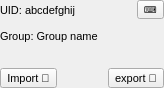
<?xml version="1.0" encoding="UTF-8"?>
<ui version="4.0">
 <class>Form</class>
 <widget class="QWidget" name="Form">
  <property name="geometry">
   <rect>
    <x>0</x>
    <y>0</y>
    <width>164</width>
    <height>88</height>
   </rect>
  </property>
  <property name="sizePolicy">
   <sizepolicy hsizetype="Preferred" vsizetype="Preferred">
    <horstretch>0</horstretch>
    <verstretch>0</verstretch>
   </sizepolicy>
  </property>
  <property name="minimumSize">
   <size>
    <width>0</width>
    <height>0</height>
   </size>
  </property>
  <property name="windowTitle">
   <string>Form</string>
  </property>
  <layout class="QGridLayout" name="gridLayout_3">
   <property name="sizeConstraint">
    <enum>QLayout::SetDefaultConstraint</enum>
   </property>
   <property name="leftMargin">
    <number>0</number>
   </property>
   <property name="topMargin">
    <number>0</number>
   </property>
   <property name="rightMargin">
    <number>0</number>
   </property>
   <property name="bottomMargin">
    <number>0</number>
   </property>
   <property name="horizontalSpacing">
    <number>5</number>
   </property>
   <property name="verticalSpacing">
    <number>15</number>
   </property>
   <item row="0" column="0">
    <layout class="QGridLayout" name="gridLayout">
     <item row="0" column="0">
      <widget class="QLabel" name="project_uid">
       <property name="sizePolicy">
        <sizepolicy hsizetype="Preferred" vsizetype="Preferred">
         <horstretch>0</horstretch>
         <verstretch>0</verstretch>
        </sizepolicy>
       </property>
       <property name="font">
        <font>
         <pointsize>8</pointsize>
        </font>
       </property>
       <property name="text">
        <string>UID: abcdefghij</string>
       </property>
      </widget>
     </item>
     <item row="0" column="1">
      <spacer name="horizontalSpacer">
       <property name="orientation">
        <enum>Qt::Horizontal</enum>
       </property>
       <property name="sizeHint" stdset="0">
        <size>
         <width>78</width>
         <height>20</height>
        </size>
       </property>
      </spacer>
     </item>
     <item row="0" column="2">
      <widget class="QToolButton" name="toolButton">
       <property name="maximumSize">
        <size>
         <width>16777215</width>
         <height>16777215</height>
        </size>
       </property>
       <property name="font">
        <font>
         <pointsize>7</pointsize>
        </font>
       </property>
       <property name="text">
        <string>⌨️</string>
       </property>
       <property name="shortcut">
        <string>K</string>
       </property>
      </widget>
     </item>
     <item row="1" column="0" colspan="2">
      <widget class="QLabel" name="group">
       <property name="font">
        <font>
         <pointsize>8</pointsize>
        </font>
       </property>
       <property name="text">
        <string>Group: Group name</string>
       </property>
      </widget>
     </item>
    </layout>
   </item>
   <item row="1" column="0">
    <layout class="QGridLayout" name="gridLayout_2">
     <property name="verticalSpacing">
      <number>6</number>
     </property>
     <item row="0" column="0">
      <widget class="QToolButton" name="importButton">
       <property name="maximumSize">
        <size>
         <width>16777215</width>
         <height>16777215</height>
        </size>
       </property>
       <property name="font">
        <font>
         <pointsize>8</pointsize>
        </font>
       </property>
       <property name="text">
        <string>Import 🛬</string>
       </property>
       <property name="shortcut">
        <string>Ctrl+I</string>
       </property>
      </widget>
     </item>
     <item row="0" column="1">
      <spacer name="horizontalSpacer_2">
       <property name="orientation">
        <enum>Qt::Horizontal</enum>
       </property>
       <property name="sizeHint" stdset="0">
        <size>
         <width>94</width>
         <height>20</height>
        </size>
       </property>
      </spacer>
     </item>
     <item row="0" column="2">
      <widget class="QToolButton" name="exportButton">
       <property name="maximumSize">
        <size>
         <width>16777215</width>
         <height>16777215</height>
        </size>
       </property>
       <property name="font">
        <font>
         <pointsize>8</pointsize>
        </font>
       </property>
       <property name="text">
        <string>export 🛫</string>
       </property>
       <property name="shortcut">
        <string>Ctrl+E</string>
       </property>
      </widget>
     </item>
    </layout>
   </item>
  </layout>
 </widget>
 <resources/>
 <connections/>
</ui>
